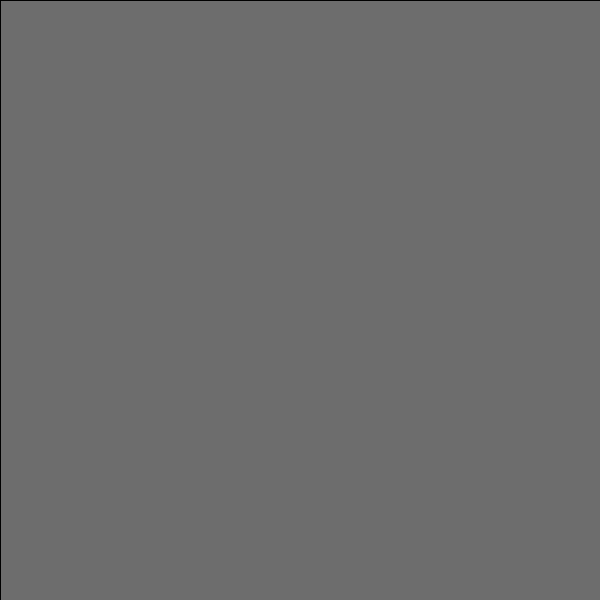
Frame 1 (no input)
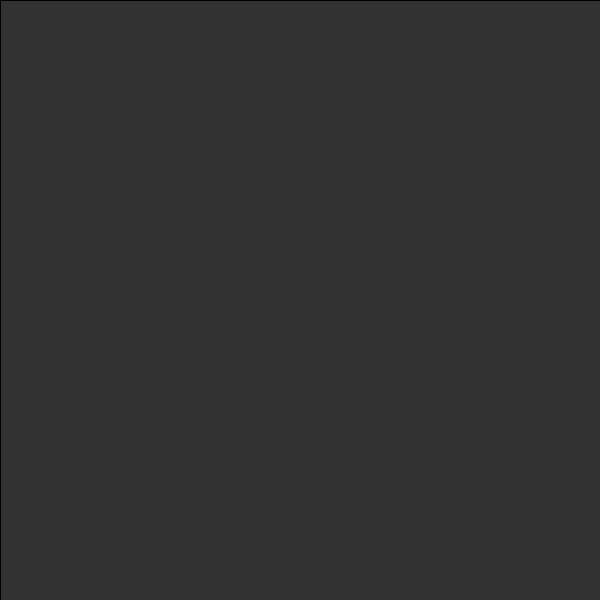
Frame 60 (the mouse pressed at the canvas centre just before this capture)
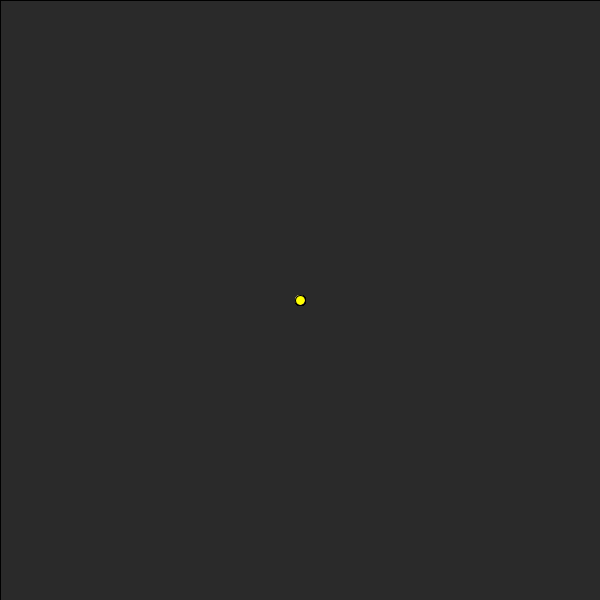
Frame 120 (the mouse held since frame 60 and released just before this capture)

The Processing sketch that drew these frames (run headless with seeded random() and noise(); from frame 60 on, the mouse is pressed at the canvas centre):

// Processing sketch: processing_159324
// ── processing_159324.pde

byte C = 0;
void setup () {
  size(600, 600);
  background(110);
}
void draw() {
fill(0,3);
rect(0, 0, width, height);

  C++;
  if (mousePressed) {
    fill(C, mouseX, mouseY);
    ellipse(mouseX, mouseY, 10, 10);
    fill(C, mouseX, mouseY);
    ellipse(mouseY, mouseX, 10, 10);
    fill(mouseX, C, mouseY);
    ellipse(height-mouseY, width-mouseX, 10, 10);
    fill(mouseX, mouseY, C);
    ellipse(width-mouseX, height-mouseY, 10, 10);
    fill(mouseX, width-mouseY, C);
    if (C>225) {
      C--;
      
    }
    else {
      C++;
    }
  }
}
